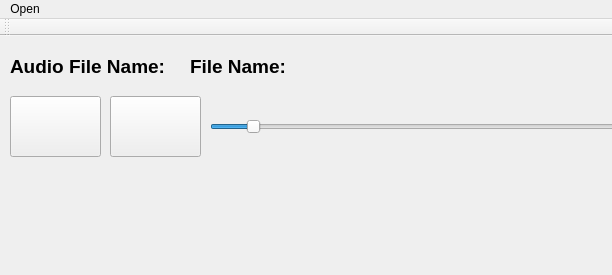
<?xml version="1.0" encoding="UTF-8"?>
<ui version="4.0">
 <class>MainWindow</class>
 <widget class="QMainWindow" name="MainWindow">
  <property name="geometry">
   <rect>
    <x>0</x>
    <y>0</y>
    <width>612</width>
    <height>275</height>
   </rect>
  </property>
  <property name="windowTitle">
   <string>MainWindow</string>
  </property>
  <widget class="QWidget" name="centralWidget">
   <widget class="QLabel" name="lbl_Title_File_Name">
    <property name="geometry">
     <rect>
      <x>10</x>
      <y>10</y>
      <width>181</width>
      <height>41</height>
     </rect>
    </property>
    <property name="font">
     <font>
      <pointsize>14</pointsize>
      <weight>75</weight>
      <bold>true</bold>
     </font>
    </property>
    <property name="text">
     <string>Audio File Name:</string>
    </property>
   </widget>
   <widget class="QLabel" name="lbl_Value_File_Name">
    <property name="geometry">
     <rect>
      <x>190</x>
      <y>10</y>
      <width>411</width>
      <height>41</height>
     </rect>
    </property>
    <property name="font">
     <font>
      <pointsize>14</pointsize>
      <weight>75</weight>
      <bold>true</bold>
     </font>
    </property>
    <property name="text">
     <string>File Name:</string>
    </property>
   </widget>
   <widget class="QPushButton" name="pushButton_Play">
    <property name="geometry">
     <rect>
      <x>10</x>
      <y>60</y>
      <width>91</width>
      <height>61</height>
     </rect>
    </property>
    <property name="text">
     <string/>
    </property>
   </widget>
   <widget class="QPushButton" name="pushButton_Pause">
    <property name="geometry">
     <rect>
      <x>110</x>
      <y>60</y>
      <width>91</width>
      <height>61</height>
     </rect>
    </property>
    <property name="text">
     <string/>
    </property>
   </widget>
   <widget class="QSlider" name="horizontalSlider_Volume_Control">
    <property name="geometry">
     <rect>
      <x>210</x>
      <y>80</y>
      <width>411</width>
      <height>21</height>
     </rect>
    </property>
    <property name="minimum">
     <number>1</number>
    </property>
    <property name="maximum">
     <number>100</number>
    </property>
    <property name="value">
     <number>10</number>
    </property>
    <property name="orientation">
     <enum>Qt::Horizontal</enum>
    </property>
   </widget>
  </widget>
  <widget class="QToolBar" name="mainToolBar">
   <attribute name="toolBarArea">
    <enum>TopToolBarArea</enum>
   </attribute>
   <attribute name="toolBarBreak">
    <bool>false</bool>
   </attribute>
  </widget>
  <widget class="QMenuBar" name="menuBar">
   <property name="geometry">
    <rect>
     <x>0</x>
     <y>0</y>
     <width>612</width>
     <height>23</height>
    </rect>
   </property>
   <widget class="QMenu" name="menuOpen">
    <property name="title">
     <string>Open</string>
    </property>
    <addaction name="actionOpen_File"/>
   </widget>
   <addaction name="menuOpen"/>
  </widget>
  <action name="actionOpen_File">
   <property name="text">
    <string>Open File</string>
   </property>
  </action>
 </widget>
 <layoutdefault spacing="6" margin="11"/>
 <resources/>
 <connections/>
</ui>
